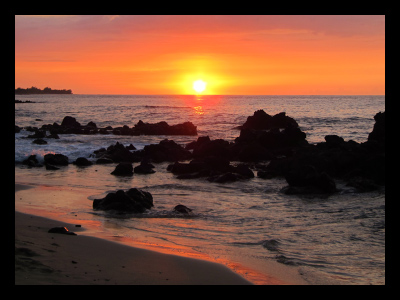
#> input picture img.jpg, 400 x 300 px, given in place of the camera
$ python caps.py
#> lines starting #> are read from the running program, lines starting #| are printed output that depends on the picture; after the words box and inside, x2 and y2 are one past the last pixel; in counts of white or black regions, pixels touching at a corner belong together
#!/usr/bin/env python3
# -*- coding: utf-8 -*-
"""
Created on Mon Dec  9 04:29:11 2019

@author: abhishek
"""

import cv2 as cv
import numpy as np
cap=cv.VideoCapture(0)
while True:
    _, frame = cap.read()
#> frame is the input picture: shape (300, 400, 3); mean B, G, R 51.7, 68.1, 107
    blurred_frame = cv.GaussianBlur(frame, (5, 5), 0)
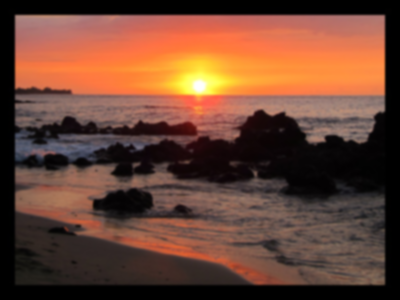
#> blurred_frame: shape (300, 400, 3); mean B, G, R 51.7, 68.1, 107
    hsv = cv.cvtColor(blurred_frame, cv.COLOR_BGR2HSV)
#> hsv: shape (300, 400, 3); mean H, S, V 33.8, 100.1, 107.3
    lower_blue = np.array([38, 86, 0])
    upper_blue = np.array([121, 255, 255])
    mask = cv.inRange(hsv, lower_blue, upper_blue)
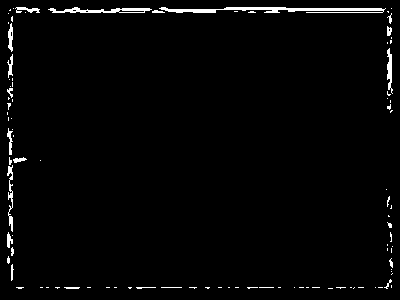
#> mask: shape (300, 400); 2.2% white; 96 white regions (75 under 20 px)
    cnts,_ = cv.findContours(mask, cv.RETR_EXTERNAL, cv.CHAIN_APPROX_NONE)
#> cnts = 96 contours, 85 with area under 20; largest, box (x1, y1, x2, y2) and area: (159, 7, 386, 13) 488, (48, 7, 152, 13) 264, (387, 48, 393, 94) 108, (7, 165, 13, 232) 92, (8, 23, 13, 52) 73
    for contour in cnts:
        cv.drawContours(frame, contour, -1, (0, 255, 0), 3)
        cv.imshow("Frame", frame)
#> this loop made 96 passes
#> contour on passes 3, 5, 6, 9, 11, 12, 16, 23, 28, 29, 31, 33: [[375, 287]], [[354, 287], [353, 288]], [[350, 287], [351, 287]], [[306, 287], [307, 287], [308, 287], [307, 287]], [[294, 287]], [[278, 287], [279, 287], [280, 287], [279, 287]], [[228, 287], [229, 287]], [[114, 287], [115, 287], [116, 287], [115, 287]], [[46, 287], [47, 287], [48, 287], [47, 287]], [[40, 287], [41, 287], [42, 287], [41, 287]], [[391, 285], [391, 286], [391, 287], [391, 286]], [[392, 273], [391, 274]]
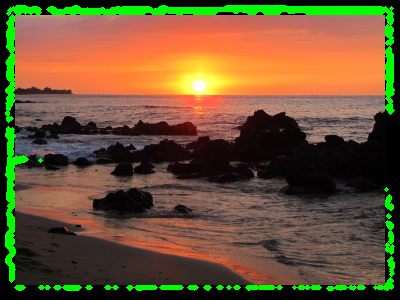
#> frame: shape (300, 400, 3); 6.25% of pixels changed, all inside (x1, y1, x2, y2) = (5, 5, 395, 291)
    cv.imshow("Mask", mask)
    key = cv.waitKey(1)
#> (key Esc is pressed here)
    if key == 27:
        break

cap.release()
cv.destroyAllWindows()
